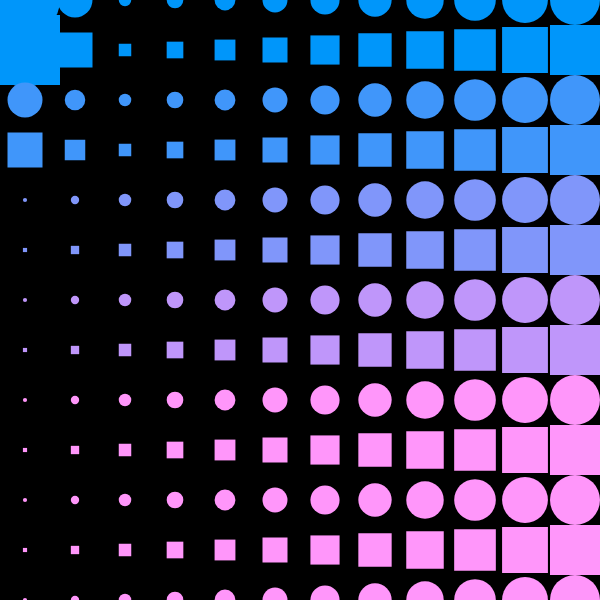
Frame 1 (no input)
Frame 60 (no input): identical to frame 1, image omitted
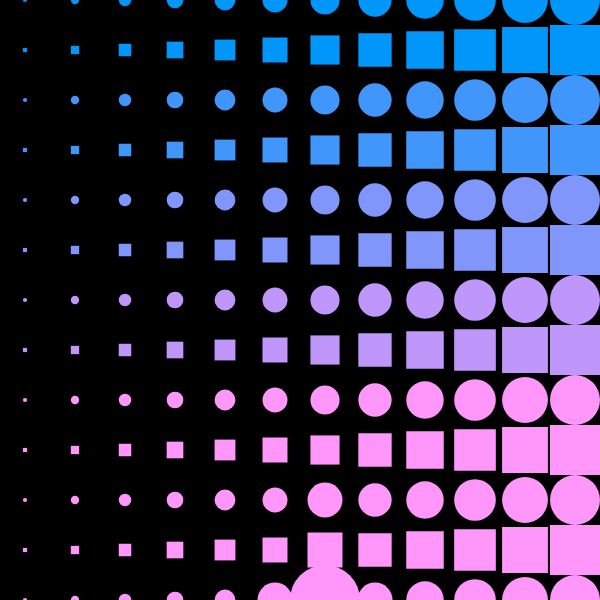
Frame 120 (the mouse pressed at the canvas centre since frame 60)

The p5.js sketch that drew these frames (run headless with seeded random() and noise() and a simulated clock; from frame 60 on, the mouse is pressed at the canvas centre):

// p5.js sketch
// ── sketch.js
// Study 2 - Jenn
// Mirrored from OpenProcessing sketch 2901397.
// Original: https://openprocessing.org/sketch/2901397
// License shown on OpenProcessing: CC BY-NC-SA 3.0

let cols, rows;
let spacing = 50;
let scl = 0.7;
let sizeArr = [];           // renamed from "size" to avoid conflicts
let maxDist = 100;
let yPlacement = [0, 100, 200, 300, 400, 500, 600];

function setup() {
  createCanvas(600, 600);
  cols = int(width / spacing);
  rows = yPlacement.length;
}

function draw() {
  background(0);

  // Initialize size array for this frame
  sizeArr = new Array(cols);
  for (let i = 0; i < cols; i++) {
    sizeArr[i] = new Array(rows);
    for (let j = 0; j < rows; j++) {
      let d = dist(mouseX, mouseY, i * spacing, j * spacing);
      let expand = maxDist - d;
      sizeArr[i][j] = constrain(expand * scl, (i + 1) * spacing / cols, 70);
    }
  }

  // Draw circles and squares
  for (let i = 0; i < cols; i++) {
    for (let j = 0; j < rows; j++) {
      let colVal = map(j, 0, rows - 3, 0, 255);

      noStroke();
      fill(colVal, 150, 250);

      // Circle
      ellipse(spacing / 2 + i * spacing, yPlacement[j], sizeArr[i][j], sizeArr[i][j]);

      // Square
      rectMode(CENTER);
      rect(spacing / 2 + i * spacing, yPlacement[j] + 50, sizeArr[i][j], sizeArr[i][j]);
    }
  }
}
